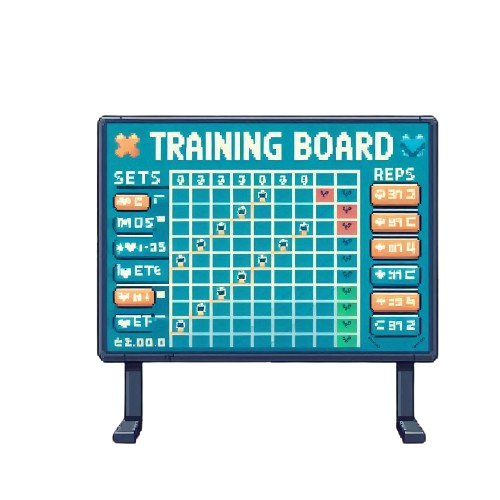
#> input picture assets/_1d64f03a-ac8c-4eab-87b4-b5c54c5f4146-removebg-preview.png, 500 x 500 px, found by its file name
$ python index.py
#> lines starting #> are read from the running program, lines starting #| are printed output that depends on the picture
from PIL import Image

def resize_image(input_image_path, output_image_path, size):
    # เปิดภาพต้นฉบับ
#> called with output_image_path = 'img/39.png', size = (120, 120)
    with Image.open(input_image_path) as img:
        # ปรับขนาดภาพโดยใช้ LANCZOS filter เพื่อรักษาความคมชัด
#> img is the input picture: PIL image 500x500 RGBA; mean R, G, B, A 27.8, 53.4, 56.6, 89
        resized_image = img.resize(size, Image.LANCZOS)
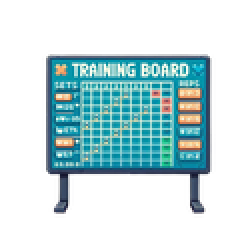
#> resized_image: PIL image 120x120 RGBA (shown 2 times larger); mean R, G, B, A 29.2, 54.6, 58.6, 89.1; transparent parts drawn white
        # บันทึกภาพที่ถูกปรับขนาดลงไปยังไฟล์ใหม่
        resized_image.save(output_image_path)

# ขนาดที่ต้องการปรับ (กว้าง, สูง)
new_size = (120, 120)

# เรียกใช้ฟังก์ชัน resize
resize_image("/Users/thanachottesjaroen/Downloads/_1d64f03a-ac8c-4eab-87b4-b5c54c5f4146-removebg-preview.png","img/39.png", new_size)
